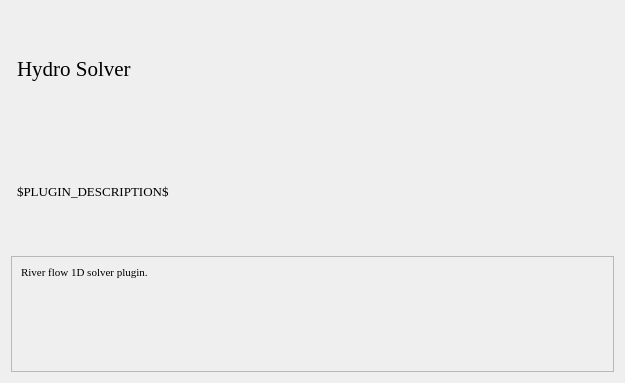
<?xml version="1.0" encoding="UTF-8"?>
<ui version="4.0">
 <class>DlgAbout</class>
 <widget class="QDialog" name="DlgAbout">
  <property name="geometry">
   <rect>
    <x>0</x>
    <y>0</y>
    <width>625</width>
    <height>383</height>
   </rect>
  </property>
  <property name="windowTitle">
   <string>Dialog</string>
  </property>
  <layout class="QGridLayout" name="gridLayout">
   <item row="0" column="1">
    <widget class="QLabel" name="title">
     <property name="sizePolicy">
      <sizepolicy hsizetype="Expanding" vsizetype="Expanding">
       <horstretch>0</horstretch>
       <verstretch>0</verstretch>
      </sizepolicy>
     </property>
     <property name="font">
      <font>
       <family>Times New Roman</family>
       <pointsize>16</pointsize>
       <bold>false</bold>
      </font>
     </property>
     <property name="text">
      <string>Hydro Solver</string>
     </property>
    </widget>
   </item>
   <item row="1" column="1">
    <widget class="QLabel" name="description">
     <property name="sizePolicy">
      <sizepolicy hsizetype="Expanding" vsizetype="Expanding">
       <horstretch>0</horstretch>
       <verstretch>0</verstretch>
      </sizepolicy>
     </property>
     <property name="font">
      <font>
       <family>Times New Roman</family>
       <pointsize>10</pointsize>
      </font>
     </property>
     <property name="text">
      <string>$PLUGIN_DESCRIPTION$</string>
     </property>
     <property name="wordWrap">
      <bool>true</bool>
     </property>
    </widget>
   </item>
   <item row="2" column="0" colspan="2">
    <widget class="QScrollArea" name="scrollArea_2">
     <property name="font">
      <font>
       <family>Times New Roman</family>
      </font>
     </property>
     <property name="widgetResizable">
      <bool>true</bool>
     </property>
     <widget class="QWidget" name="scrollAreaWidgetContents_2">
      <property name="geometry">
       <rect>
        <x>0</x>
        <y>0</y>
        <width>601</width>
        <height>296</height>
       </rect>
      </property>
      <layout class="QVBoxLayout" name="verticalLayout_3">
       <item>
        <widget class="QLabel" name="label_3">
         <property name="sizePolicy">
          <sizepolicy hsizetype="Preferred" vsizetype="Preferred">
           <horstretch>0</horstretch>
           <verstretch>0</verstretch>
          </sizepolicy>
         </property>
         <property name="minimumSize">
          <size>
           <width>10</width>
           <height>10</height>
          </size>
         </property>
         <property name="font">
          <font>
           <family>Times New Roman</family>
          </font>
         </property>
         <property name="cursor">
          <cursorShape>ArrowCursor</cursorShape>
         </property>
         <property name="focusPolicy">
          <enum>Qt::FocusPolicy::NoFocus</enum>
         </property>
         <property name="frameShape">
          <enum>QFrame::Shape::NoFrame</enum>
         </property>
         <property name="text">
          <string>&lt;!DOCTYPE HTML PUBLIC &quot;-//W3C//DTD HTML 4.0//EN&quot; &quot;http://www.w3.org/TR/REC-html40/strict.dtd&quot;&gt;
&lt;html&gt;&lt;head&gt;&lt;meta name=&quot;qrichtext&quot; content=&quot;1&quot; /&gt;&lt;meta charset=&quot;utf-8&quot; /&gt;&lt;style type=&quot;text/css&quot;&gt;
p, li { white-space: pre-wrap; }
hr { height: 1px; border-width: 0; }
li.unchecked::marker { content: &quot;\2610&quot;; }
li.checked::marker { content: &quot;\2612&quot;; }
&lt;/style&gt;&lt;/head&gt;&lt;body style=&quot; font-family:'Segoe UI'; font-size:9pt; font-weight:400; font-style:normal;&quot;&gt;
&lt;p style=&quot; margin-top:0px; margin-bottom:0px; margin-left:0px; margin-right:0px; -qt-block-indent:0; text-indent:0px;&quot;&gt;&lt;span style=&quot; font-family:'MS Shell Dlg 2'; font-size:8pt;&quot;&gt;River flow 1D solver plugin.&lt;/span&gt;&lt;/p&gt;&lt;/body&gt;&lt;/html&gt;</string>
         </property>
         <property name="textFormat">
          <enum>Qt::TextFormat::AutoText</enum>
         </property>
         <property name="scaledContents">
          <bool>false</bool>
         </property>
         <property name="alignment">
          <set>Qt::AlignmentFlag::AlignLeading|Qt::AlignmentFlag::AlignLeft|Qt::AlignmentFlag::AlignTop</set>
         </property>
         <property name="wordWrap">
          <bool>true</bool>
         </property>
         <property name="openExternalLinks">
          <bool>true</bool>
         </property>
         <property name="textInteractionFlags">
          <set>Qt::TextInteractionFlag::LinksAccessibleByMouse</set>
         </property>
        </widget>
       </item>
      </layout>
     </widget>
    </widget>
   </item>
  </layout>
 </widget>
 <resources/>
 <connections/>
</ui>
